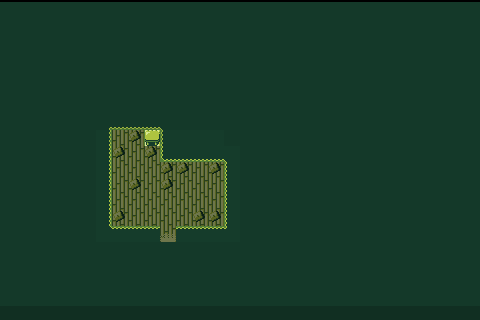

Rendered tile map (Tiled .tmx) drawn with the repository's tilesets; below, a short description and the map source with its tile grids summarised:
An orthogonal 30x20 tile map with 16x16 px tiles, 4 tile layers (background, foreground, collision, walls), 2 tilesets and 2 objects (spawnPoint, villager).

<map version="1.0" orientation="orthogonal" width="30" height="20" tilewidth="16" tileheight="16">
 <properties>
  <property name="Music" value="SpiritGuardField" />
  <property name="Name" value="" />
 </properties>
 <tileset firstgid="1" name="tilemap" tilewidth="16" tileheight="16">
  <tileoffset x="0" y="2" />
  <image source="gfx/tilemap.png" width="160" height="320" />
 </tileset>
 <tileset firstgid="201" name="objects" tilewidth="16" tileheight="16">
  <image source="gfx/objects.png" width="192" height="16" />
 </tileset>
 <layer name="background" width="30" height="20" opacity="0.51">
  <data>[600 cells, 600 non-empty, 4 distinct tile ids]</data>
 </layer>
 <layer name="foreground" width="30" height="20">
  <data>[600 cells, 0 non-empty, 0 distinct tile ids]</data>
 </layer>
 <layer name="collision" width="30" height="20">
  <data>[600 cells, 28 non-empty, 14 distinct tile ids]</data>
 </layer>
 <layer name="walls" width="30" height="20" opacity="0.9">
  <data>[600 cells, 565 non-empty, 11 distinct tile ids]</data>
 </layer>
 <objectgroup name="objects" width="30" height="20">
  <object type="spawnPoint" gid="201" x="160" y="240">
   <properties>
    <property name="exitdirection" value="up" />
    <property name="name" value="enterDoorTwo" />
    <property name="targetMap" value="Village" />
    <property name="targetSpawn" value="enterDoorTwo" />
   </properties>
  </object>
  <object type="villager" gid="204" x="112" y="144">
   <properties>
    <property name="dialogue" value="Oh.. Hi!|Didn't expect company|Sorry for the mess" />
    <property name="type" value="B" />
   </properties>
  </object>
 </objectgroup>
</map>
